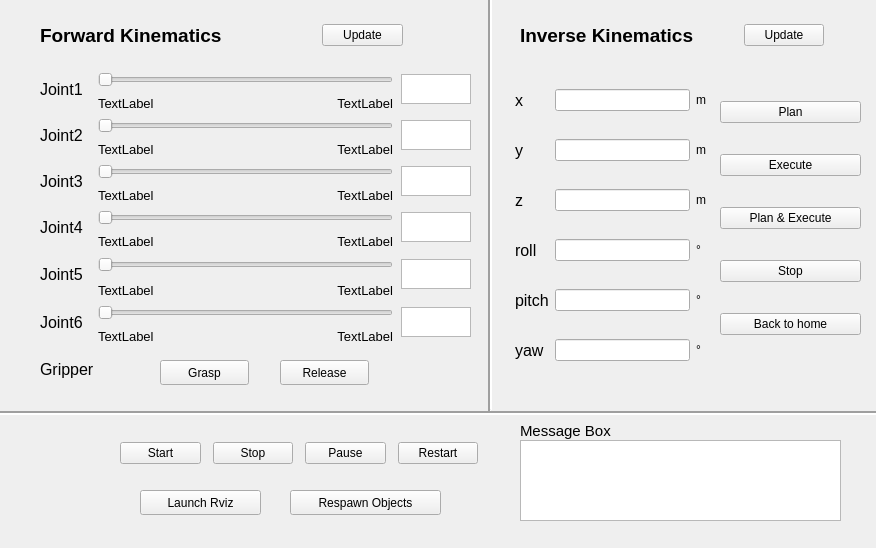
<?xml version="1.0" encoding="UTF-8"?>
<ui version="4.0">
 <class>Form</class>
 <widget class="QWidget" name="Form">
  <property name="geometry">
   <rect>
    <x>0</x>
    <y>0</y>
    <width>876</width>
    <height>548</height>
   </rect>
  </property>
  <property name="windowTitle">
   <string>Form</string>
  </property>
  <widget class="QWidget" name="layoutWidget">
   <property name="geometry">
    <rect>
     <x>720</x>
     <y>90</y>
     <width>141</width>
     <height>257</height>
    </rect>
   </property>
   <layout class="QVBoxLayout" name="verticalLayout">
    <property name="spacing">
     <number>20</number>
    </property>
    <item>
     <widget class="QPushButton" name="planButton">
      <property name="text">
       <string>Plan</string>
      </property>
     </widget>
    </item>
    <item>
     <widget class="QPushButton" name="executeButton">
      <property name="text">
       <string>Execute</string>
      </property>
     </widget>
    </item>
    <item>
     <widget class="QPushButton" name="planexeButton">
      <property name="text">
       <string>Plan &amp;&amp; Execute</string>
      </property>
     </widget>
    </item>
    <item>
     <widget class="QPushButton" name="stopexeButton">
      <property name="text">
       <string>Stop</string>
      </property>
     </widget>
    </item>
    <item>
     <widget class="QPushButton" name="homeButton">
      <property name="text">
       <string>Back to home</string>
      </property>
     </widget>
    </item>
   </layout>
  </widget>
  <widget class="QPushButton" name="rvizButton">
   <property name="geometry">
    <rect>
     <x>140</x>
     <y>490</y>
     <width>121</width>
     <height>25</height>
    </rect>
   </property>
   <property name="text">
    <string>Launch Rviz</string>
   </property>
  </widget>
  <widget class="QTextBrowser" name="browser">
   <property name="geometry">
    <rect>
     <x>520</x>
     <y>440</y>
     <width>321</width>
     <height>81</height>
    </rect>
   </property>
  </widget>
  <widget class="QWidget" name="layoutWidget">
   <property name="geometry">
    <rect>
     <x>40</x>
     <y>20</y>
     <width>363</width>
     <height>31</height>
    </rect>
   </property>
   <layout class="QHBoxLayout" name="horizontalLayout">
    <property name="spacing">
     <number>100</number>
    </property>
    <item>
     <widget class="QLabel" name="label_8">
      <property name="font">
       <font>
        <pointsize>14</pointsize>
        <weight>75</weight>
        <bold>true</bold>
       </font>
      </property>
      <property name="text">
       <string>Forward Kinematics</string>
      </property>
     </widget>
    </item>
    <item>
     <widget class="QPushButton" name="updatefkButton">
      <property name="text">
       <string>Update</string>
      </property>
     </widget>
    </item>
   </layout>
  </widget>
  <widget class="QLabel" name="label_16">
   <property name="geometry">
    <rect>
     <x>20</x>
     <y>430</y>
     <width>81</width>
     <height>81</height>
    </rect>
   </property>
   <property name="text">
    <string/>
   </property>
   <property name="pixmap">
    <pixmap resource="resources.qrc">:/images/jderobot.png</pixmap>
   </property>
   <property name="scaledContents">
    <bool>true</bool>
   </property>
  </widget>
  <widget class="QWidget" name="layoutWidget">
   <property name="geometry">
    <rect>
     <x>40</x>
     <y>70</y>
     <width>431</width>
     <height>271</height>
    </rect>
   </property>
   <layout class="QGridLayout" name="gridLayout">
    <property name="spacing">
     <number>8</number>
    </property>
    <item row="0" column="1" colspan="2">
     <widget class="QSlider" name="jointSlider_1">
      <property name="minimumSize">
       <size>
        <width>0</width>
        <height>20</height>
       </size>
      </property>
      <property name="orientation">
       <enum>Qt::Horizontal</enum>
      </property>
     </widget>
    </item>
    <item row="3" column="1">
     <widget class="QLabel" name="joint2_low">
      <property name="maximumSize">
       <size>
        <width>16777215</width>
        <height>10</height>
       </size>
      </property>
      <property name="font">
       <font>
        <pointsize>10</pointsize>
       </font>
      </property>
      <property name="text">
       <string>TextLabel</string>
      </property>
     </widget>
    </item>
    <item row="4" column="1" colspan="2">
     <widget class="QSlider" name="jointSlider_3">
      <property name="minimumSize">
       <size>
        <width>0</width>
        <height>20</height>
       </size>
      </property>
      <property name="orientation">
       <enum>Qt::Horizontal</enum>
      </property>
     </widget>
    </item>
    <item row="12" column="2">
     <widget class="QLabel" name="joint6_high">
      <property name="maximumSize">
       <size>
        <width>16777215</width>
        <height>10</height>
       </size>
      </property>
      <property name="font">
       <font>
        <pointsize>10</pointsize>
       </font>
      </property>
      <property name="text">
       <string>TextLabel</string>
      </property>
      <property name="alignment">
       <set>Qt::AlignRight|Qt::AlignTrailing|Qt::AlignVCenter</set>
      </property>
     </widget>
    </item>
    <item row="1" column="1">
     <widget class="QLabel" name="joint1_low">
      <property name="maximumSize">
       <size>
        <width>16777215</width>
        <height>10</height>
       </size>
      </property>
      <property name="font">
       <font>
        <pointsize>10</pointsize>
       </font>
      </property>
      <property name="text">
       <string>TextLabel</string>
      </property>
     </widget>
    </item>
    <item row="3" column="2">
     <widget class="QLabel" name="joint2_high">
      <property name="maximumSize">
       <size>
        <width>16777215</width>
        <height>10</height>
       </size>
      </property>
      <property name="font">
       <font>
        <pointsize>10</pointsize>
       </font>
      </property>
      <property name="text">
       <string>TextLabel</string>
      </property>
      <property name="alignment">
       <set>Qt::AlignRight|Qt::AlignTrailing|Qt::AlignVCenter</set>
      </property>
     </widget>
    </item>
    <item row="11" column="1" colspan="2">
     <widget class="QSlider" name="jointSlider_6">
      <property name="minimumSize">
       <size>
        <width>0</width>
        <height>20</height>
       </size>
      </property>
      <property name="orientation">
       <enum>Qt::Horizontal</enum>
      </property>
     </widget>
    </item>
    <item row="0" column="0" rowspan="2">
     <widget class="QLabel" name="label">
      <property name="maximumSize">
       <size>
        <width>50</width>
        <height>16777215</height>
       </size>
      </property>
      <property name="font">
       <font>
        <pointsize>12</pointsize>
        <weight>50</weight>
        <bold>false</bold>
       </font>
      </property>
      <property name="text">
       <string>Joint1</string>
      </property>
     </widget>
    </item>
    <item row="6" column="1" colspan="2">
     <widget class="QSlider" name="jointSlider_4">
      <property name="minimumSize">
       <size>
        <width>0</width>
        <height>20</height>
       </size>
      </property>
      <property name="orientation">
       <enum>Qt::Horizontal</enum>
      </property>
     </widget>
    </item>
    <item row="12" column="1">
     <widget class="QLabel" name="joint6_low">
      <property name="maximumSize">
       <size>
        <width>16777215</width>
        <height>10</height>
       </size>
      </property>
      <property name="font">
       <font>
        <pointsize>10</pointsize>
       </font>
      </property>
      <property name="text">
       <string>TextLabel</string>
      </property>
     </widget>
    </item>
    <item row="5" column="1">
     <widget class="QLabel" name="joint3_low">
      <property name="maximumSize">
       <size>
        <width>16777215</width>
        <height>10</height>
       </size>
      </property>
      <property name="font">
       <font>
        <pointsize>10</pointsize>
       </font>
      </property>
      <property name="text">
       <string>TextLabel</string>
      </property>
     </widget>
    </item>
    <item row="7" column="2">
     <widget class="QLabel" name="joint4_high">
      <property name="maximumSize">
       <size>
        <width>16777215</width>
        <height>10</height>
       </size>
      </property>
      <property name="font">
       <font>
        <pointsize>10</pointsize>
       </font>
      </property>
      <property name="text">
       <string>TextLabel</string>
      </property>
      <property name="alignment">
       <set>Qt::AlignRight|Qt::AlignTrailing|Qt::AlignVCenter</set>
      </property>
     </widget>
    </item>
    <item row="7" column="1">
     <widget class="QLabel" name="joint4_low">
      <property name="maximumSize">
       <size>
        <width>16777215</width>
        <height>10</height>
       </size>
      </property>
      <property name="font">
       <font>
        <pointsize>10</pointsize>
       </font>
      </property>
      <property name="text">
       <string>TextLabel</string>
      </property>
     </widget>
    </item>
    <item row="5" column="2">
     <widget class="QLabel" name="joint3_high">
      <property name="maximumSize">
       <size>
        <width>16777215</width>
        <height>10</height>
       </size>
      </property>
      <property name="font">
       <font>
        <pointsize>10</pointsize>
       </font>
      </property>
      <property name="text">
       <string>TextLabel</string>
      </property>
      <property name="alignment">
       <set>Qt::AlignRight|Qt::AlignTrailing|Qt::AlignVCenter</set>
      </property>
     </widget>
    </item>
    <item row="2" column="1" colspan="2">
     <widget class="QSlider" name="jointSlider_2">
      <property name="minimumSize">
       <size>
        <width>0</width>
        <height>20</height>
       </size>
      </property>
      <property name="orientation">
       <enum>Qt::Horizontal</enum>
      </property>
     </widget>
    </item>
    <item row="1" column="2">
     <widget class="QLabel" name="joint1_high">
      <property name="maximumSize">
       <size>
        <width>16777215</width>
        <height>10</height>
       </size>
      </property>
      <property name="font">
       <font>
        <pointsize>10</pointsize>
        <stylestrategy>PreferDefault</stylestrategy>
       </font>
      </property>
      <property name="text">
       <string>TextLabel</string>
      </property>
      <property name="alignment">
       <set>Qt::AlignRight|Qt::AlignTrailing|Qt::AlignVCenter</set>
      </property>
     </widget>
    </item>
    <item row="2" column="0" rowspan="2">
     <widget class="QLabel" name="label_2">
      <property name="font">
       <font>
        <pointsize>12</pointsize>
       </font>
      </property>
      <property name="text">
       <string>Joint2</string>
      </property>
     </widget>
    </item>
    <item row="4" column="0" rowspan="2">
     <widget class="QLabel" name="label_3">
      <property name="font">
       <font>
        <pointsize>12</pointsize>
       </font>
      </property>
      <property name="text">
       <string>Joint3</string>
      </property>
     </widget>
    </item>
    <item row="6" column="0" rowspan="2">
     <widget class="QLabel" name="label_4">
      <property name="font">
       <font>
        <pointsize>12</pointsize>
       </font>
      </property>
      <property name="text">
       <string>Joint4</string>
      </property>
     </widget>
    </item>
    <item row="11" column="0" rowspan="2">
     <widget class="QLabel" name="label_6">
      <property name="font">
       <font>
        <pointsize>12</pointsize>
       </font>
      </property>
      <property name="text">
       <string>Joint6</string>
      </property>
     </widget>
    </item>
    <item row="10" column="2">
     <widget class="QLabel" name="joint5_high">
      <property name="maximumSize">
       <size>
        <width>16777215</width>
        <height>10</height>
       </size>
      </property>
      <property name="font">
       <font>
        <pointsize>10</pointsize>
       </font>
      </property>
      <property name="text">
       <string>TextLabel</string>
      </property>
      <property name="alignment">
       <set>Qt::AlignRight|Qt::AlignTrailing|Qt::AlignVCenter</set>
      </property>
     </widget>
    </item>
    <item row="10" column="1">
     <widget class="QLabel" name="joint5_low">
      <property name="maximumSize">
       <size>
        <width>16777215</width>
        <height>10</height>
       </size>
      </property>
      <property name="font">
       <font>
        <pointsize>10</pointsize>
       </font>
      </property>
      <property name="text">
       <string>TextLabel</string>
      </property>
     </widget>
    </item>
    <item row="8" column="1" rowspan="2" colspan="2">
     <widget class="QSlider" name="jointSlider_5">
      <property name="minimumSize">
       <size>
        <width>0</width>
        <height>20</height>
       </size>
      </property>
      <property name="orientation">
       <enum>Qt::Horizontal</enum>
      </property>
     </widget>
    </item>
    <item row="8" column="0" rowspan="3">
     <widget class="QLabel" name="label_5">
      <property name="font">
       <font>
        <pointsize>12</pointsize>
       </font>
      </property>
      <property name="text">
       <string>Joint5</string>
      </property>
     </widget>
    </item>
    <item row="0" column="3" rowspan="2">
     <widget class="QTextBrowser" name="joint1Browser">
      <property name="maximumSize">
       <size>
        <width>70</width>
        <height>30</height>
       </size>
      </property>
     </widget>
    </item>
    <item row="2" column="3" rowspan="2">
     <widget class="QTextBrowser" name="joint2Browser">
      <property name="maximumSize">
       <size>
        <width>70</width>
        <height>30</height>
       </size>
      </property>
     </widget>
    </item>
    <item row="4" column="3" rowspan="2">
     <widget class="QTextBrowser" name="joint3Browser">
      <property name="maximumSize">
       <size>
        <width>70</width>
        <height>30</height>
       </size>
      </property>
     </widget>
    </item>
    <item row="6" column="3" rowspan="2">
     <widget class="QTextBrowser" name="joint4Browser">
      <property name="maximumSize">
       <size>
        <width>70</width>
        <height>30</height>
       </size>
      </property>
     </widget>
    </item>
    <item row="11" column="3" rowspan="2">
     <widget class="QTextBrowser" name="joint6Browser">
      <property name="maximumSize">
       <size>
        <width>70</width>
        <height>30</height>
       </size>
      </property>
     </widget>
    </item>
    <item row="8" column="3" rowspan="3">
     <widget class="QTextBrowser" name="joint5Browser">
      <property name="maximumSize">
       <size>
        <width>70</width>
        <height>30</height>
       </size>
      </property>
     </widget>
    </item>
   </layout>
  </widget>
  <widget class="QWidget" name="layoutWidget">
   <property name="geometry">
    <rect>
     <x>520</x>
     <y>20</y>
     <width>304</width>
     <height>31</height>
    </rect>
   </property>
   <layout class="QHBoxLayout" name="horizontalLayout_2">
    <property name="spacing">
     <number>50</number>
    </property>
    <item>
     <widget class="QLabel" name="label_9">
      <property name="font">
       <font>
        <pointsize>14</pointsize>
        <weight>75</weight>
        <bold>true</bold>
       </font>
      </property>
      <property name="text">
       <string>Inverse Kinematics</string>
      </property>
     </widget>
    </item>
    <item>
     <widget class="QPushButton" name="updateikButton">
      <property name="text">
       <string>Update</string>
      </property>
     </widget>
    </item>
   </layout>
  </widget>
  <widget class="QWidget" name="layoutWidget">
   <property name="geometry">
    <rect>
     <x>515</x>
     <y>81</y>
     <width>191</width>
     <height>291</height>
    </rect>
   </property>
   <layout class="QGridLayout" name="gridLayout_2">
    <property name="verticalSpacing">
     <number>20</number>
    </property>
    <item row="0" column="0">
     <widget class="QLabel" name="label_10">
      <property name="font">
       <font>
        <pointsize>12</pointsize>
       </font>
      </property>
      <property name="text">
       <string>x</string>
      </property>
     </widget>
    </item>
    <item row="0" column="1">
     <widget class="QLineEdit" name="xEdit"/>
    </item>
    <item row="0" column="2">
     <widget class="QLabel" name="label_17">
      <property name="text">
       <string>m</string>
      </property>
     </widget>
    </item>
    <item row="1" column="0">
     <widget class="QLabel" name="label_11">
      <property name="font">
       <font>
        <pointsize>12</pointsize>
       </font>
      </property>
      <property name="text">
       <string>y</string>
      </property>
     </widget>
    </item>
    <item row="1" column="1">
     <widget class="QLineEdit" name="yEdit"/>
    </item>
    <item row="1" column="2">
     <widget class="QLabel" name="label_18">
      <property name="text">
       <string>m</string>
      </property>
     </widget>
    </item>
    <item row="2" column="0">
     <widget class="QLabel" name="label_12">
      <property name="font">
       <font>
        <pointsize>12</pointsize>
       </font>
      </property>
      <property name="text">
       <string>z</string>
      </property>
     </widget>
    </item>
    <item row="2" column="1">
     <widget class="QLineEdit" name="zEdit"/>
    </item>
    <item row="2" column="2">
     <widget class="QLabel" name="label_19">
      <property name="text">
       <string>m</string>
      </property>
     </widget>
    </item>
    <item row="3" column="0">
     <widget class="QLabel" name="label_13">
      <property name="font">
       <font>
        <pointsize>12</pointsize>
       </font>
      </property>
      <property name="text">
       <string>roll</string>
      </property>
     </widget>
    </item>
    <item row="3" column="1">
     <widget class="QLineEdit" name="rollEdit"/>
    </item>
    <item row="3" column="2">
     <widget class="QLabel" name="label_20">
      <property name="text">
       <string>°</string>
      </property>
     </widget>
    </item>
    <item row="4" column="0">
     <widget class="QLabel" name="label_14">
      <property name="font">
       <font>
        <pointsize>12</pointsize>
       </font>
      </property>
      <property name="text">
       <string>pitch</string>
      </property>
     </widget>
    </item>
    <item row="4" column="1">
     <widget class="QLineEdit" name="pitchEdit"/>
    </item>
    <item row="4" column="2">
     <widget class="QLabel" name="label_21">
      <property name="text">
       <string>°</string>
      </property>
     </widget>
    </item>
    <item row="5" column="0">
     <widget class="QLabel" name="label_15">
      <property name="font">
       <font>
        <pointsize>12</pointsize>
       </font>
      </property>
      <property name="text">
       <string>yaw</string>
      </property>
     </widget>
    </item>
    <item row="5" column="1">
     <widget class="QLineEdit" name="yawEdit"/>
    </item>
    <item row="5" column="2">
     <widget class="QLabel" name="label_22">
      <property name="text">
       <string>°</string>
      </property>
     </widget>
    </item>
   </layout>
  </widget>
  <widget class="Line" name="line">
   <property name="geometry">
    <rect>
     <x>-3</x>
     <y>400</y>
     <width>891</width>
     <height>26</height>
    </rect>
   </property>
   <property name="font">
    <font>
     <pointsize>11</pointsize>
    </font>
   </property>
   <property name="lineWidth">
    <number>2</number>
   </property>
   <property name="orientation">
    <enum>Qt::Horizontal</enum>
   </property>
  </widget>
  <widget class="Line" name="line_2">
   <property name="geometry">
    <rect>
     <x>480</x>
     <y>-10</y>
     <width>20</width>
     <height>421</height>
    </rect>
   </property>
   <property name="lineWidth">
    <number>2</number>
   </property>
   <property name="orientation">
    <enum>Qt::Vertical</enum>
   </property>
  </widget>
  <widget class="QPushButton" name="respawnButton">
   <property name="geometry">
    <rect>
     <x>290</x>
     <y>490</y>
     <width>151</width>
     <height>25</height>
    </rect>
   </property>
   <property name="text">
    <string>Respawn Objects</string>
   </property>
  </widget>
  <widget class="QLabel" name="label_23">
   <property name="geometry">
    <rect>
     <x>520</x>
     <y>420</y>
     <width>111</width>
     <height>21</height>
    </rect>
   </property>
   <property name="font">
    <font>
     <pointsize>11</pointsize>
     <weight>50</weight>
     <bold>false</bold>
    </font>
   </property>
   <property name="text">
    <string>Message Box</string>
   </property>
  </widget>
  <widget class="QLabel" name="label_7">
   <property name="geometry">
    <rect>
     <x>40</x>
     <y>350</y>
     <width>61</width>
     <height>38</height>
    </rect>
   </property>
   <property name="font">
    <font>
     <pointsize>12</pointsize>
    </font>
   </property>
   <property name="text">
    <string>Gripper</string>
   </property>
  </widget>
  <widget class="QPushButton" name="GraspButton">
   <property name="geometry">
    <rect>
     <x>160</x>
     <y>360</y>
     <width>89</width>
     <height>25</height>
    </rect>
   </property>
   <property name="text">
    <string>Grasp</string>
   </property>
  </widget>
  <widget class="QPushButton" name="ReleaseButton">
   <property name="geometry">
    <rect>
     <x>280</x>
     <y>360</y>
     <width>89</width>
     <height>25</height>
    </rect>
   </property>
   <property name="text">
    <string>Release</string>
   </property>
  </widget>
  <widget class="QWidget" name="">
   <property name="geometry">
    <rect>
     <x>120</x>
     <y>440</y>
     <width>358</width>
     <height>27</height>
    </rect>
   </property>
   <layout class="QHBoxLayout" name="horizontalLayout_3">
    <property name="spacing">
     <number>12</number>
    </property>
    <item>
     <widget class="QPushButton" name="start_button">
      <property name="text">
       <string>Start</string>
      </property>
      <property name="icon">
       <iconset resource="resources.qrc">
        <normaloff>:/images/play.png</normaloff>:/images/play.png</iconset>
      </property>
     </widget>
    </item>
    <item>
     <widget class="QPushButton" name="stop_button">
      <property name="text">
       <string>Stop</string>
      </property>
      <property name="icon">
       <iconset resource="resources.qrc">
        <normaloff>:/images/stop.png</normaloff>:/images/stop.png</iconset>
      </property>
     </widget>
    </item>
    <item>
     <widget class="QPushButton" name="pause_button">
      <property name="text">
       <string>Pause</string>
      </property>
      <property name="icon">
       <iconset theme="pause">
        <normaloff>../../../../.designer/backup</normaloff>../../../../.designer/backup</iconset>
      </property>
     </widget>
    </item>
    <item>
     <widget class="QPushButton" name="restart_button">
      <property name="text">
       <string>Restart</string>
      </property>
      <property name="icon">
       <iconset theme="restart">
        <normaloff>../../../../.designer/backup</normaloff>../../../../.designer/backup</iconset>
      </property>
     </widget>
    </item>
   </layout>
  </widget>
 </widget>
 <resources>
  <include location="resources.qrc"/>
  <include location="resources.qrc"/>
  <include location="../../rqt_kinematics/resources/resources.qrc"/>
 </resources>
 <connections/>
</ui>
